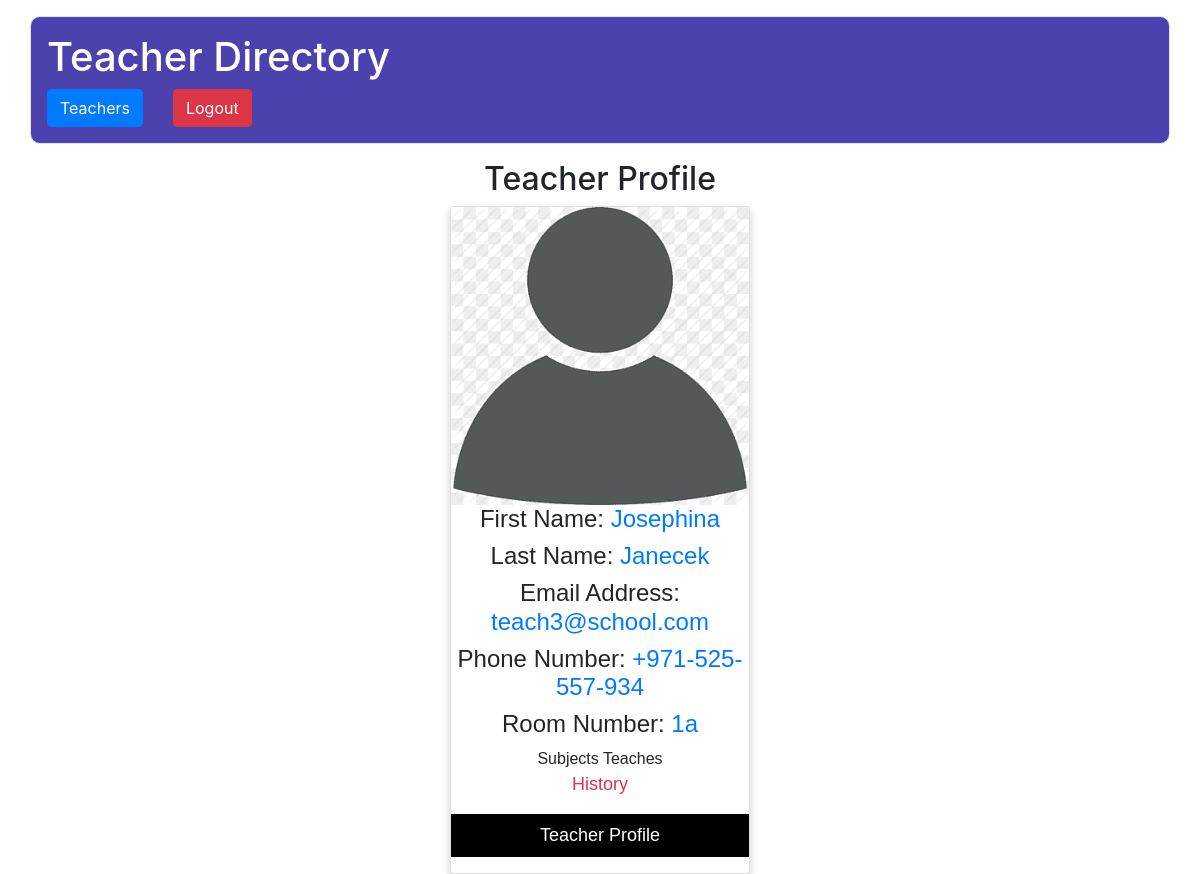
The page /GetProfilePage/?uid=359 (signed in) on the database its author committed.
### directory/models.py (models this page shows, shortened)
class TeacherModel(models.Model):
    FirstName = models.CharField(max_length=100)
    LastName = models.CharField(max_length=100)
    Profilepicture = models.CharField(max_length=100)
    EmailAddress = models.CharField(unique=True, max_length=100)
    PhoneNumber = models.CharField(max_length=100)
    RoomNumber = models.CharField(max_length=100)
    Subjectstaught = models.CharField(max_length=1000)
    class Meta:
        db_table = 'Teachers'

### directory/views.py (the view)
# urls.py: path('GetProfilePage/', dt.GetProfilePage, name='GetProfilePage'),
@login_required(login_url='/Login/')
def GetProfilePage(request):
    if request.method == 'GET':
        id = int(request.GET.get('uid'))
        data = TeacherModel.objects.get(id=id)
        return render(request, 'ProfilePage.html', {'data': data})

### assets/templates/ProfilePage.html (shortened to what this page needs)
{%extends 'appbase.html'%}
{%block contents%}
<!DOCTYPE html>
<html>
<head>
<link rel="stylesheet" href="https://cdnjs.cloudflare.com/ajax/libs/font-awesome/4.7.0/css/font-awesome.min.css">
</head>
<body>
<h2 style="text-align:center">Teacher Profile</h2>
<div class="card">
  <img src="/media/profilepic/{{data.Profilepicture}}" alt="John" style="width:100%">
    <h4>First Name: <span class="text-primary">{{data.FirstName}}</span></h4>
  <h4>Last Name: <span class="text-primary">{{data.LastName}}</span></h4>
  <h4>Email Address: <span class="text-primary">{{data.EmailAddress}}</span></h4>
  <h4>Phone Number: <span class="text-primary">{{data.PhoneNumber}}</span></h4>
  <h4>Room Number: <span class="text-primary">{{data.RoomNumber}}</span></h4>
  Subjects Teaches
    <p class="title text-danger">{{data.Subjectstaught}}</p>
  <p><button>Teacher Profile</button></p>
</div>
</body>
</html>
{%endblock%}

### assets/templates/ProfilePage.html (style rules this page uses)
.card { box-shadow: 0 4px 8px 0 rgba(0, 0, 0, 0.2); max-width: 300px; margin: auto; text-align: center; font-family: arial; }
.title { color: grey; font-size: 18px; }
button { border: none; outline: 0; display: inline-block; padding: 8px; color: white; background-color: #000; text-align: center; cursor: pointer; width: 100%; font-size: 18px; }

### rows shown on the page
TeacherModel: Profilepicture (placeholder picture), FirstName "Josephina", LastName "Janecek", EmailAddress "teach3@school.com", PhoneNumber "+971-525-557-934", RoomNumber "1a", Subjectstaught "History"
